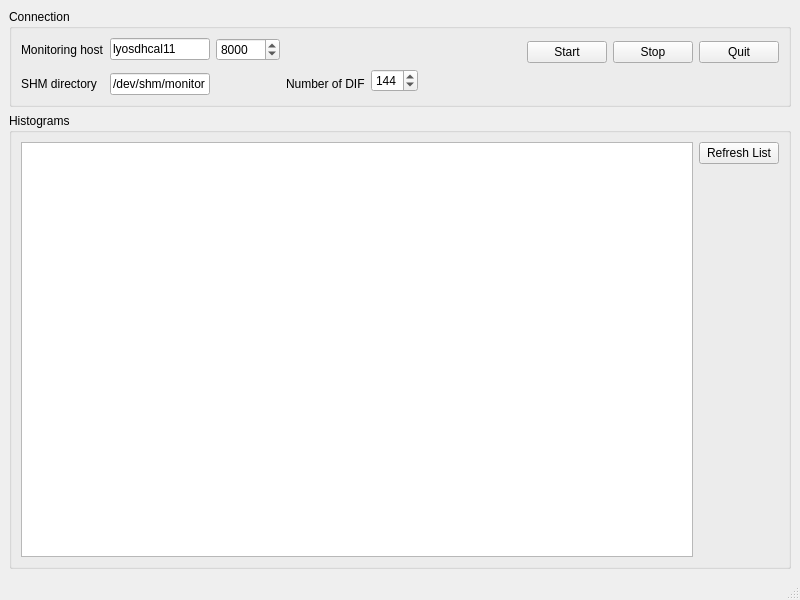
<?xml version="1.0" encoding="UTF-8"?>
<ui version="4.0">
 <class>MainWindow</class>
 <widget class="QMainWindow" name="MainWindow">
  <property name="geometry">
   <rect>
    <x>0</x>
    <y>0</y>
    <width>800</width>
    <height>600</height>
   </rect>
  </property>
  <property name="windowTitle">
   <string>MainWindow</string>
  </property>
  <widget class="QWidget" name="centralwidget">
   <layout class="QVBoxLayout" name="verticalLayout">
    <item>
     <widget class="QGroupBox" name="GBConnection">
      <property name="title">
       <string>Connection</string>
      </property>
      <layout class="QGridLayout" name="gridLayout_2">
       <item row="0" column="0">
        <widget class="QLabel" name="label">
         <property name="text">
          <string>Monitoring host</string>
         </property>
        </widget>
       </item>
       <item row="0" column="1">
        <widget class="QLineEdit" name="leHost">
         <property name="text">
          <string>lyosdhcal11</string>
         </property>
        </widget>
       </item>
       <item row="0" column="2">
        <widget class="QSpinBox" name="sbPort">
         <property name="minimum">
          <number>5000</number>
         </property>
         <property name="maximum">
          <number>10000</number>
         </property>
         <property name="singleStep">
          <number>100</number>
         </property>
         <property name="value">
          <number>8000</number>
         </property>
        </widget>
       </item>
       <item row="0" column="6" rowspan="2">
        <widget class="QPushButton" name="pbStart">
         <property name="text">
          <string>Start</string>
         </property>
        </widget>
       </item>
       <item row="0" column="7" rowspan="2">
        <widget class="QPushButton" name="pbStop">
         <property name="text">
          <string>Stop</string>
         </property>
        </widget>
       </item>
       <item row="0" column="8" rowspan="2">
        <widget class="QPushButton" name="pbQuit">
         <property name="text">
          <string>Quit</string>
         </property>
        </widget>
       </item>
       <item row="1" column="4" rowspan="2">
        <widget class="QSpinBox" name="sbDIf">
         <property name="minimum">
          <number>1</number>
         </property>
         <property name="maximum">
          <number>255</number>
         </property>
         <property name="value">
          <number>144</number>
         </property>
        </widget>
       </item>
       <item row="1" column="5" rowspan="2">
        <spacer name="horizontalSpacer_3">
         <property name="orientation">
          <enum>Qt::Horizontal</enum>
         </property>
         <property name="sizeHint" stdset="0">
          <size>
           <width>105</width>
           <height>20</height>
          </size>
         </property>
        </spacer>
       </item>
       <item row="2" column="0">
        <widget class="QLabel" name="label_2">
         <property name="text">
          <string>SHM directory</string>
         </property>
        </widget>
       </item>
       <item row="2" column="1">
        <widget class="QLineEdit" name="leShm">
         <property name="text">
          <string>/dev/shm/monitor</string>
         </property>
        </widget>
       </item>
       <item row="2" column="2">
        <spacer name="horizontalSpacer_2">
         <property name="orientation">
          <enum>Qt::Horizontal</enum>
         </property>
         <property name="sizeHint" stdset="0">
          <size>
           <width>73</width>
           <height>20</height>
          </size>
         </property>
        </spacer>
       </item>
       <item row="2" column="3">
        <widget class="QLabel" name="label_3">
         <property name="text">
          <string>Number of DIF</string>
         </property>
        </widget>
       </item>
       <item row="0" column="3" colspan="3">
        <spacer name="horizontalSpacer">
         <property name="orientation">
          <enum>Qt::Horizontal</enum>
         </property>
         <property name="sizeHint" stdset="0">
          <size>
           <width>162</width>
           <height>20</height>
          </size>
         </property>
        </spacer>
       </item>
      </layout>
     </widget>
    </item>
    <item>
     <widget class="QGroupBox" name="gbHisto">
      <property name="title">
       <string>Histograms</string>
      </property>
      <layout class="QGridLayout" name="gridLayout">
       <item row="0" column="0" rowspan="2">
        <widget class="QListView" name="lvHisto"/>
       </item>
       <item row="0" column="1">
        <widget class="QPushButton" name="pbRefresh">
         <property name="text">
          <string>Refresh List</string>
         </property>
        </widget>
       </item>
       <item row="1" column="1">
        <spacer name="verticalSpacer">
         <property name="orientation">
          <enum>Qt::Vertical</enum>
         </property>
         <property name="sizeHint" stdset="0">
          <size>
           <width>20</width>
           <height>363</height>
          </size>
         </property>
        </spacer>
       </item>
      </layout>
     </widget>
    </item>
   </layout>
  </widget>
  <widget class="QMenuBar" name="menubar">
   <property name="geometry">
    <rect>
     <x>0</x>
     <y>0</y>
     <width>800</width>
     <height>25</height>
    </rect>
   </property>
  </widget>
  <widget class="QStatusBar" name="statusbar"/>
 </widget>
 <resources/>
 <connections/>
</ui>
